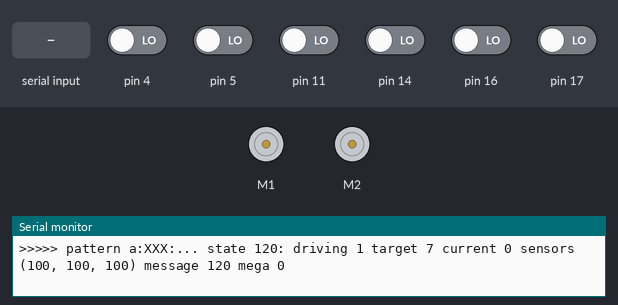
Recording of a sketch running on a simulated Arduino Mega 2560, built with avr-gcc and run on an emulated ATmega2560. On the bench: 2 × DC motor (green arrow = forward, orange = backward, longer = faster), the last lines printed to the serial monitor. Inputs (shaded band) come from the test bench; at power-on: pin 4, pin 5, pin 11, pin 14, pin 16, pin 17 LOW.

Above: at 1.2 s.
1.3 s: "1" received over the second serial link
At 2.5 s:
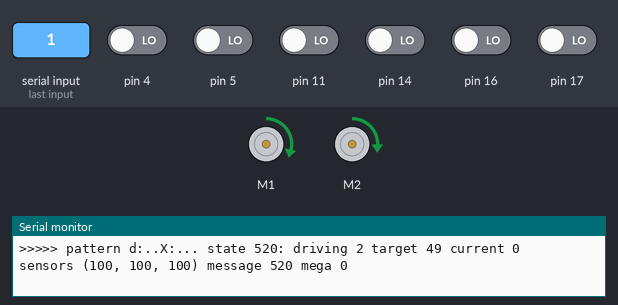
2.8 s: pin 4 driven HIGH
4.8 s: pin 5 driven HIGH
6.8 s: pin 11 driven HIGH
8.8 s: "0" received over the second serial link
10.9 s: pin 4 driven LOW
Timing chart, 0 to 13.9 s (numbered marks = the images above; inputs shaded):
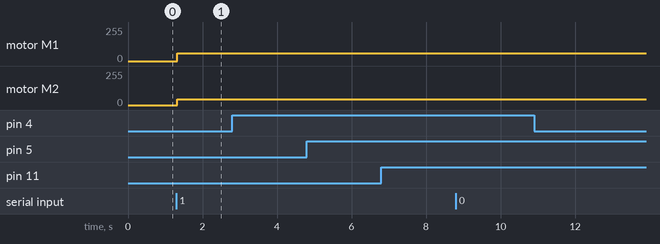

Measured:
- after the input at 1.3 s, motor M1: stopped → forward 57/255 at once; motor M2: stopped → forward 44/255 at once

The sketch:

zumo.ino
```cpp
#include <ZumoShield.h>
#include <SoftwareSerial.h>

SoftwareSerial HC12(3, 6);  // HC-12 RX Pin, HC-12 TX Pin

ZumoReflectanceSensorArray reflectanceSensorArray;
ZumoMotors motors;

const String DRIVING_PATTERN = "d";
const String ARRIVED_PATTERN = "a";

const String BEGIN_PATTERN  = ":XXX";
const String BLANK_PATTERN  = ":...";
const String DRINK1_PATTERN = ":X.X";
const String DRINK2_PATTERN = ":.X.";
const String DRINK3_PATTERN = ":X..";
const String DRINK4_PATTERN = ":..X";
const String DRINK5_PATTERN = ":.XX";

// const String END_PATTERN = DRINK5_PATTERN;

const int DRIVING = 0b10;
const int ARRIVED = 0b01;

const char BEGIN  = 0b111;
const char BLANK  = 0b000;
const char DRINK1 = 0b101;
const char DRINK2 = 0b010;
const char DRINK3 = 0b100;
const char DRINK4 = 0b001;
const char DRINK5 = 0b011;

const int SHIFT_STATUS = 6;
const int SHIFT_TARGET = 3;
const int SHIFT_CURRENT = 0;

const int STATUS_MASK = 0b11 << SHIFT_STATUS;
const int TARGET_MASK = 0b111 << SHIFT_TARGET;
const int CURRENT_MASK = 0b111 << SHIFT_CURRENT;

const int THRESHOLD = 500;

const int SPEED_LEFT = 90;
const int SPEED_RIGHT = 70;
const int LOOP_WAIT = 70;

String sensor_values;
String zumo_state_pattern;
String driving_pattern;
String target_pattern;
String current_pattern;

int driving_state;
int target_position;
int current_position;


int scanPattern() {
  unsigned int sensors[6];
  reflectanceSensorArray.read(sensors);

  int sensor1 = (sensors[0] + sensors[1]) / 2;
  int sensor2 = (sensors[2] + sensors[3]) / 2;
  int sensor3 = (sensors[4] + sensors[5]) / 2;

  sensor_values = "(" + String(sensor1) + ", " + String(sensor2) + ", " + String(sensor3) + ")";
  current_pattern = ":";
  current_position = 0;

  if (sensor1 > THRESHOLD) { current_pattern += 'X'; current_position += 4; } else { current_pattern += '.'; }
  if (sensor2 > THRESHOLD) { current_pattern += 'X'; current_position += 2; } else { current_pattern += '.'; }
  if (sensor3 > THRESHOLD) { current_pattern += 'X'; current_position += 1; } else { current_pattern += '.'; }

  return current_position;
}


int getZumoState() {
  int state = (driving_state << SHIFT_STATUS) + (target_position << SHIFT_TARGET) + current_position;
  String state_pattern = "";

  if (driving_state == DRIVING) { state_pattern += DRIVING_PATTERN; } else  { state_pattern += ARRIVED_PATTERN; }
  state_pattern += target_pattern;
  state_pattern += current_pattern;

  zumo_state_pattern = "pattern " + state_pattern + " state " + String(state) + ": driving " + String(driving_state) + " target " + target_position + " current " + current_position + " sensors " + sensor_values;

  return state;
}


void updateStopPattern() {
  if (HC12.available()) {                   // If HC-12 has data
    int new_target = int(HC12.read());      // Read the data from HC-12
    Serial.println("new target: " + String(new_target) + " old target " + target_position);
    target_position = new_target;

    target_pattern = ":";
    if (new_target & 4) { target_pattern += "X"; } else  { target_pattern += "."; }
    if (new_target & 2) { target_pattern += "X"; } else  { target_pattern += "."; }
    if (new_target & 1) { target_pattern += "X"; } else  { target_pattern += "."; }

    if (target_position == BEGIN) {
      motors.setSpeeds(-SPEED_LEFT, -SPEED_RIGHT);
      driving_state = DRIVING;
      driving_pattern = DRIVING_PATTERN;
    } else {
      motors.setSpeeds(SPEED_LEFT, SPEED_RIGHT);
      driving_state = DRIVING;
      driving_pattern = DRIVING_PATTERN;
    }
  }
}


void setup() {
  Serial.begin(9600);
  reflectanceSensorArray.init();

  HC12.begin(9600);  // Serial port to HC12
  motors.setSpeeds(0, 0);

  driving_state = ARRIVED;
  driving_pattern = ARRIVED_PATTERN;

  target_position = BEGIN;
  target_pattern = BEGIN_PATTERN;

  current_position = scanPattern();
}


void loop() {
  updateStopPattern();
  scanPattern();

  if (current_position == target_position) {
    Serial.print("STOP! ");

    // set state to arrived
    driving_state = ARRIVED;
    driving_pattern = ARRIVED_PATTERN;

    // stop motors
    motors.setSpeeds(0, 0);
  } else {
    Serial.print(">>>>> ");
  }

  int message_to_zumo = getZumoState();
  Serial.println(zumo_state_pattern + " message " + message_to_zumo + " mega " + String(HC12.available()));

  HC12.write(message_to_zumo);

  delay(LOOP_WAIT);
}
```
